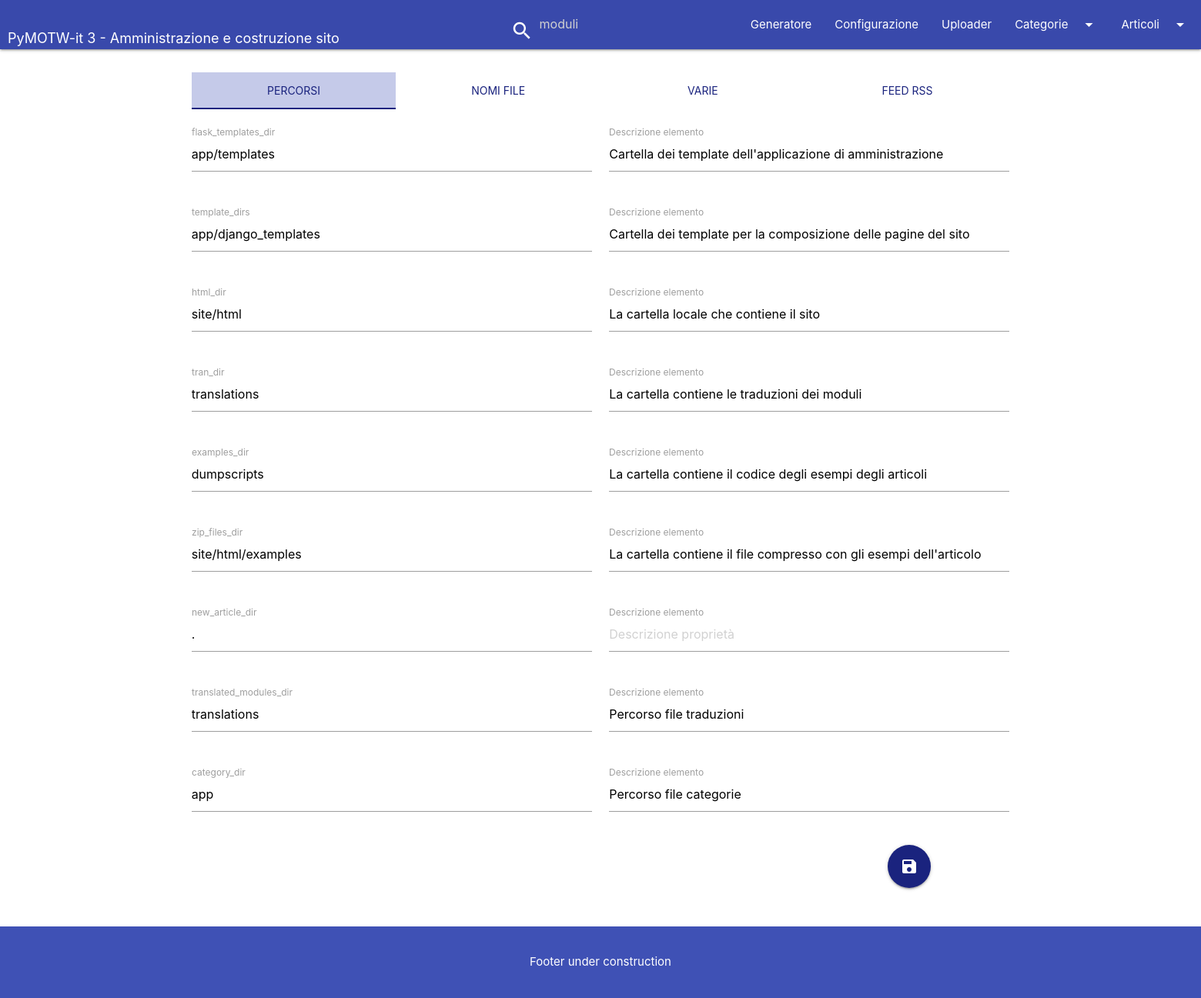
Before: /config with the older database file.
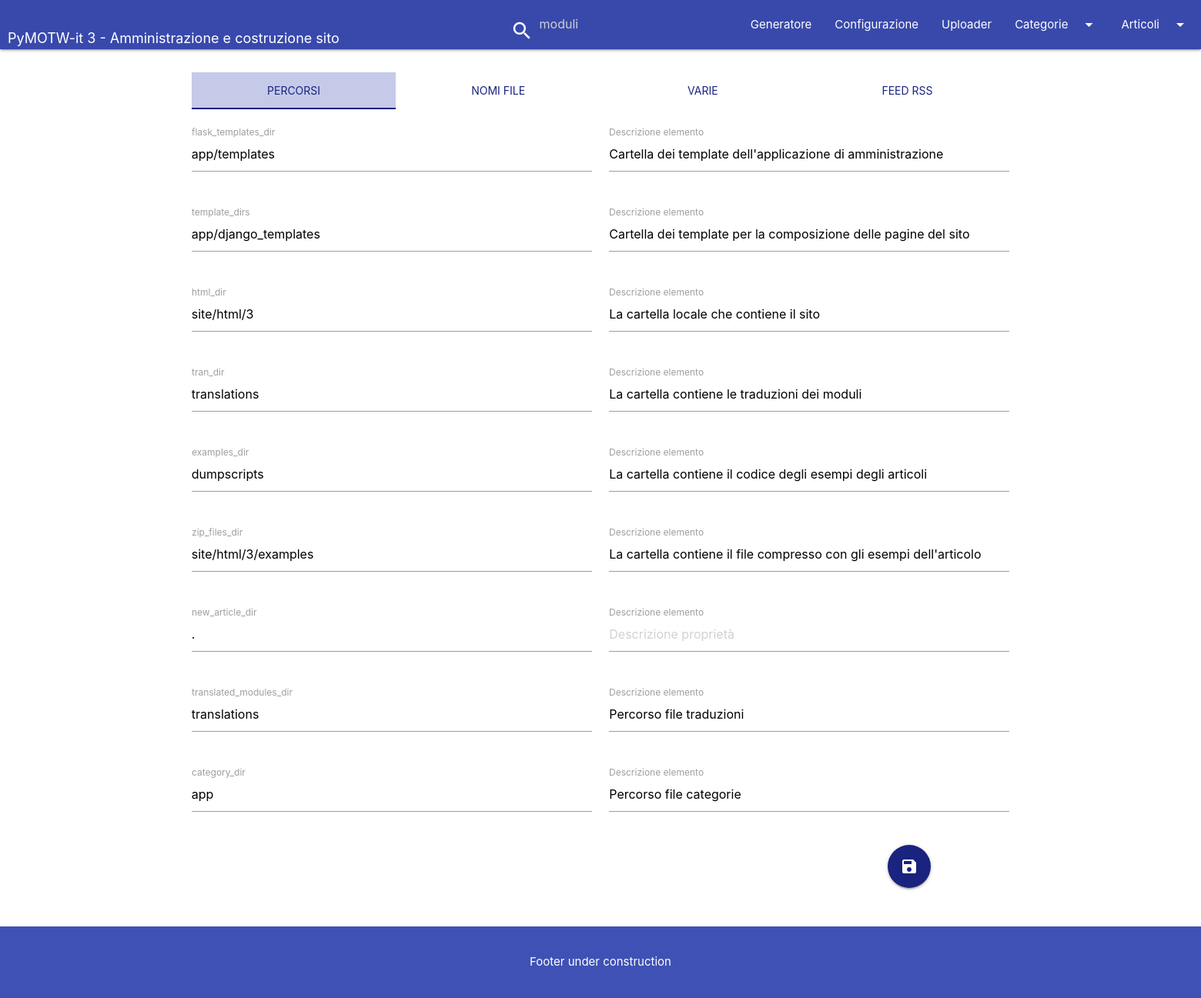
After: the same page with the newer database file.
### app/models.py (models this page shows, shortened)
class GeneratorConfig(db.Model):
    id = db.Column(db.Integer, primary_key=True)
    conf_key = db.Column(db.String(50), nullable=False, unique=True)
    conf_value = db.Column(db.String(256), nullable=False)
    conf_tag = db.Column(db.String(30), nullable=False)
    conf_tip = db.Column(db.String)
    conf_tabname = db.Column(db.String, nullable=False)
    @staticmethod
    def parse_config() -> Tuple[DefaultDict[str, List['GeneratorConfig']],
                                List['GeneratorConfig']]:
        retval = defaultdict(list)
        objlist = list()
        for rk in GeneratorConfig.query.all():
            retval[rk.conf_tabname].append(rk)
            objlist.append(rk)
        return retval, objlist

### app/routes/main.py (the view)
@main.route('/config', methods=['GET', 'POST'])
def config():
    parameters, objlist = GeneratorConfig.parse_config()
    if request.method == 'POST':
        category, prompt = GeneratorConfig.update_config(objlist, request.form)
        flash(category, prompt)
        return redirect(url_for('main.config'))
    return render_template('config.html',
                           parameters=parameters, title='Configurazione')

### app/templates/config.html (shortened to what this page needs)
{% extends "base.html" %}
{% block content %}
  <div class="container">
    <div class="row">
      <div class="col s12 mb-4">
        <ul class="tabs" id="configTabs">
          {% for k, v in parameters.items() %}
            <li class="tab col s3">
              <a href="#{{ k }}"
                 class="{% if loop.index == 1 %}active{% endif %}">
                <span
                    class="indigo-text text-darken-4">{{ v[0].conf_tag | title }}</span></a>
            </li>
          {% endfor %}
        </ul>
      </div>
      <form action="" id="frm{{ k }}" method="post">
        {% for k, v in parameters.items() %}
          <div id="{{ k }}" class="col s12">
            {% for item in v %}
              <div class="row">
                <div class="input-field col s12 m4 l6">
                  <input type="text" value="{{ item.conf_value }}"
                         name="value_{{ item.id }}">
                  <label for="value_{{ item.id }}">{{ item.conf_key }}</label>
                </div>
                <div class="input-field col s12 m8 l6">
                  <input type="text" name="tip_{{ item.id }}"
                      {% if item.conf_tip %}
                         value="{{ item.conf_tip }}"
                      {% else %}
                         placeholder="Descrizione proprietà"
                      {% endif %}
                  >
                  <label for="value_{{ item.id }}">Descrizione elemento</label>
                </div>
              </div>
            {% endfor %}
          </div>
        {% endfor %}
        <div class="row">
          <div class="col s12 offset-l10">
            <button title="Salva modifiche" type="submit"
                    class="btn btn-floating btn-large waves-effect waves-light indigo darken-4">
              <i class="material-icons">save</i></button>
          </div>
        </div>
      </form>
    </div>
  </div>
{% endblock %}

Changed rows visible on the page:
changed GeneratorConfig "html_dir": conf_value "site/html" → "site/html/3"
changed GeneratorConfig "zip_files_dir": conf_value "site/html/examples" → "site/html/3/examples"
